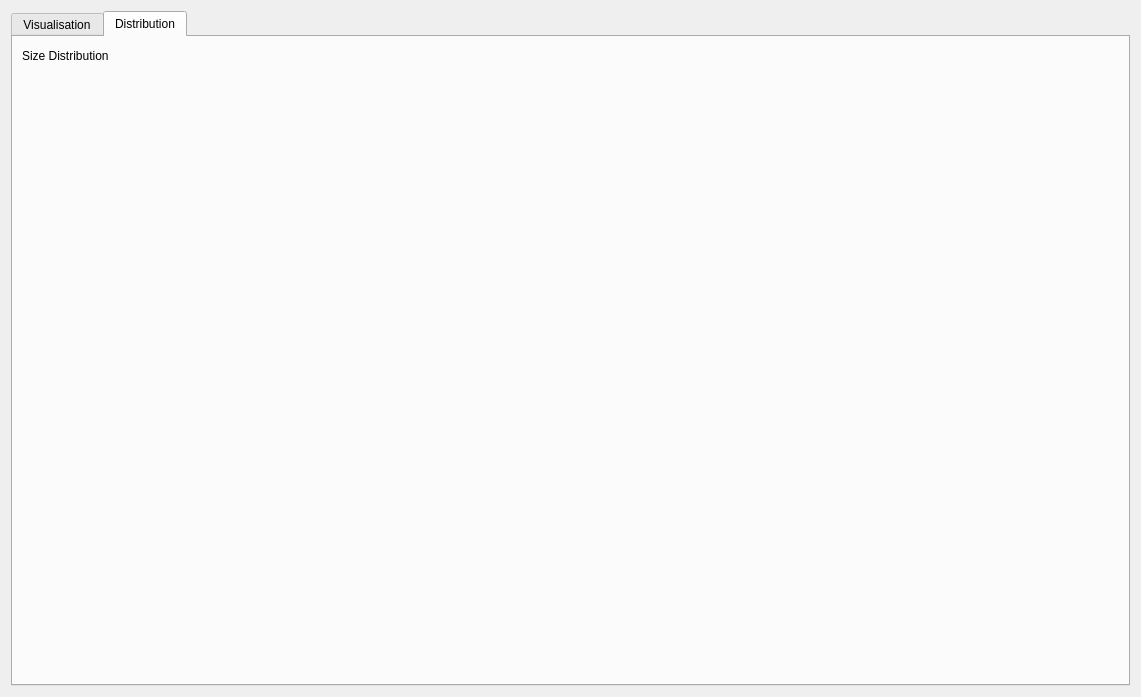
<?xml version="1.0" encoding="UTF-8"?>
<ui version="4.0">
 <class>ClusteringModuleWidget</class>
 <widget class="QWidget" name="ClusteringModuleWidget">
  <property name="geometry">
   <rect>
    <x>0</x>
    <y>0</y>
    <width>1141</width>
    <height>697</height>
   </rect>
  </property>
  <property name="sizePolicy">
   <sizepolicy hsizetype="Expanding" vsizetype="Expanding">
    <horstretch>0</horstretch>
    <verstretch>0</verstretch>
   </sizepolicy>
  </property>
  <layout class="QVBoxLayout" name="verticalLayout">
   <item>
    <widget class="QTabWidget" name="tabWidget">
     <property name="currentIndex">
      <number>1</number>
     </property>
     <widget class="QWidget" name="tab">
      <attribute name="title">
       <string>Visualisation</string>
      </attribute>
      <layout class="QHBoxLayout" name="horizontalLayout_3">
       <item>
        <widget class="QFrame" name="frame">
         <property name="frameShape">
          <enum>QFrame::Shape::StyledPanel</enum>
         </property>
         <property name="frameShadow">
          <enum>QFrame::Shadow::Raised</enum>
         </property>
         <layout class="QHBoxLayout" name="horizontalLayout_2">
          <item>
           <layout class="QVBoxLayout" name="verticalLayout_2">
            <item>
             <layout class="QHBoxLayout" name="horizontalLayout">
              <item>
               <layout class="QVBoxLayout" name="verticalLayout_3">
                <property name="sizeConstraint">
                 <enum>QLayout::SizeConstraint::SetMinimumSize</enum>
                </property>
                <item>
                 <widget class="QLabel" name="label">
                  <property name="text">
                   <string>Cluster Sizes</string>
                  </property>
                 </widget>
                </item>
                <item>
                 <widget class="QListWidget" name="clusterSizeList">
                  <property name="sizePolicy">
                   <sizepolicy hsizetype="Fixed" vsizetype="Expanding">
                    <horstretch>0</horstretch>
                    <verstretch>0</verstretch>
                   </sizepolicy>
                  </property>
                  <property name="maximumSize">
                   <size>
                    <width>90</width>
                    <height>16777215</height>
                   </size>
                  </property>
                  <property name="editTriggers">
                   <set>QAbstractItemView::EditTrigger::NoEditTriggers</set>
                  </property>
                  <property name="selectionMode">
                   <enum>QAbstractItemView::SelectionMode::SingleSelection</enum>
                  </property>
                 </widget>
                </item>
                <item>
                 <widget class="Line" name="line">
                  <property name="orientation">
                   <enum>Qt::Orientation::Horizontal</enum>
                  </property>
                 </widget>
                </item>
               </layout>
              </item>
              <item>
               <layout class="QVBoxLayout" name="verticalLayout_4">
                <property name="sizeConstraint">
                 <enum>QLayout::SizeConstraint::SetMinimumSize</enum>
                </property>
                <item>
                 <widget class="QLabel" name="label_2">
                  <property name="text">
                   <string>Cluster ID</string>
                  </property>
                 </widget>
                </item>
                <item>
                 <widget class="QListWidget" name="clusterIDList">
                  <property name="sizePolicy">
                   <sizepolicy hsizetype="Fixed" vsizetype="Expanding">
                    <horstretch>0</horstretch>
                    <verstretch>0</verstretch>
                   </sizepolicy>
                  </property>
                  <property name="maximumSize">
                   <size>
                    <width>90</width>
                    <height>16777215</height>
                   </size>
                  </property>
                  <property name="editTriggers">
                   <set>QAbstractItemView::EditTrigger::NoEditTriggers</set>
                  </property>
                  <property name="selectionMode">
                   <enum>QAbstractItemView::SelectionMode::SingleSelection</enum>
                  </property>
                 </widget>
                </item>
                <item>
                 <widget class="Line" name="line_2">
                  <property name="orientation">
                   <enum>Qt::Orientation::Horizontal</enum>
                  </property>
                 </widget>
                </item>
               </layout>
              </item>
             </layout>
            </item>
            <item>
             <widget class="QLabel" name="label_3">
              <property name="sizePolicy">
               <sizepolicy hsizetype="Fixed" vsizetype="Preferred">
                <horstretch>0</horstretch>
                <verstretch>0</verstretch>
               </sizepolicy>
              </property>
              <property name="maximumSize">
               <size>
                <width>190</width>
                <height>16777215</height>
               </size>
              </property>
              <property name="text">
               <string>Coordination numbers for current cluster:</string>
              </property>
              <property name="wordWrap">
               <bool>true</bool>
              </property>
             </widget>
            </item>
            <item>
             <widget class="QListWidget" name="cnList">
              <property name="sizePolicy">
               <sizepolicy hsizetype="Fixed" vsizetype="Fixed">
                <horstretch>0</horstretch>
                <verstretch>0</verstretch>
               </sizepolicy>
              </property>
              <property name="maximumSize">
               <size>
                <width>190</width>
                <height>16777215</height>
               </size>
              </property>
             </widget>
            </item>
            <item>
             <widget class="QPushButton" name="exportButton">
              <property name="text">
               <string>Export view to XYZ</string>
              </property>
             </widget>
            </item>
           </layout>
          </item>
          <item>
           <widget class="ConfigurationViewerWidget" name="ViewerWidget" native="true">
            <property name="sizePolicy">
             <sizepolicy hsizetype="Expanding" vsizetype="Expanding">
              <horstretch>0</horstretch>
              <verstretch>0</verstretch>
             </sizepolicy>
            </property>
            <property name="contextMenuPolicy">
             <enum>Qt::ContextMenuPolicy::DefaultContextMenu</enum>
            </property>
           </widget>
          </item>
         </layout>
        </widget>
       </item>
      </layout>
     </widget>
     <widget class="QWidget" name="tab2">
      <attribute name="title">
       <string>Distribution</string>
      </attribute>
      <layout class="QVBoxLayout" name="verticalLayout_5">
       <item>
        <layout class="QHBoxLayout" name="horizontalLayout_6">
         <item>
          <widget class="QLabel" name="label_5">
           <property name="text">
            <string>Size Distribution</string>
           </property>
          </widget>
         </item>
         <item>
          <spacer name="horizontalSpacer_5">
           <property name="orientation">
            <enum>Qt::Orientation::Horizontal</enum>
           </property>
           <property name="sizeType">
            <enum>QSizePolicy::Policy::MinimumExpanding</enum>
           </property>
           <property name="sizeHint" stdset="0">
            <size>
             <width>40</width>
             <height>20</height>
            </size>
           </property>
          </spacer>
         </item>
        </layout>
       </item>
       <item>
        <widget class="DataWidget" name="SizePlot" native="true">
         <property name="sizePolicy">
          <sizepolicy hsizetype="Preferred" vsizetype="MinimumExpanding">
           <horstretch>0</horstretch>
           <verstretch>0</verstretch>
          </sizepolicy>
         </property>
        </widget>
       </item>
      </layout>
     </widget>
    </widget>
   </item>
  </layout>
 </widget>
 <customwidgets>
  <customwidget>
   <class>ConfigurationViewerWidget</class>
   <extends>QWidget</extends>
   <header>gui/configurationViewerWidget.h</header>
   <container>1</container>
  </customwidget>
  <customwidget>
   <class>DataWidget</class>
   <extends>QWidget</extends>
   <header>gui/dataWidget.h</header>
   <container>1</container>
  </customwidget>
 </customwidgets>
 <resources/>
 <connections/>
</ui>
